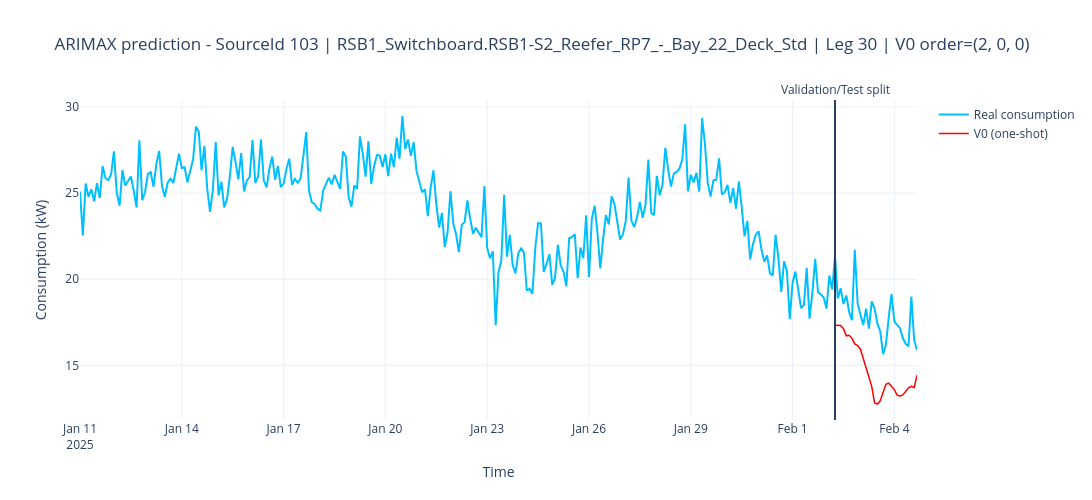
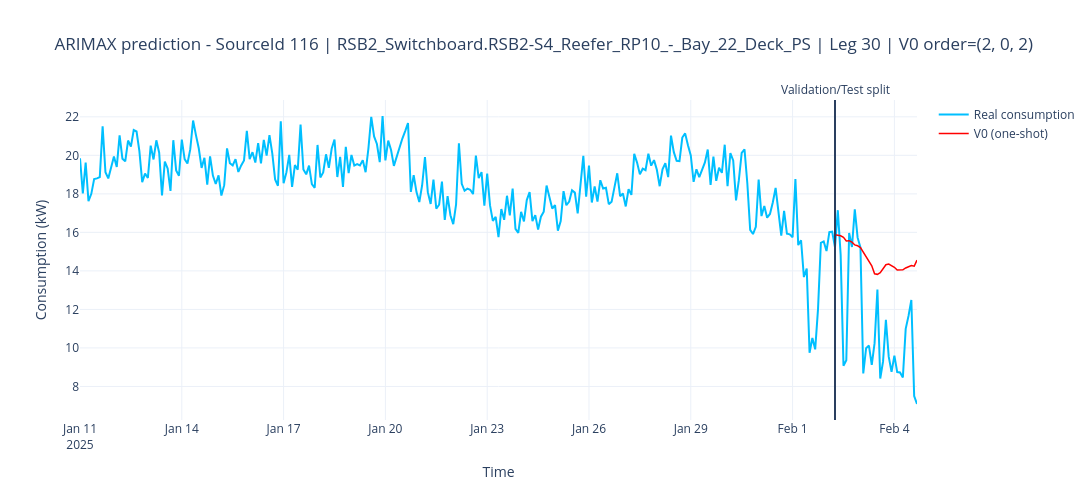
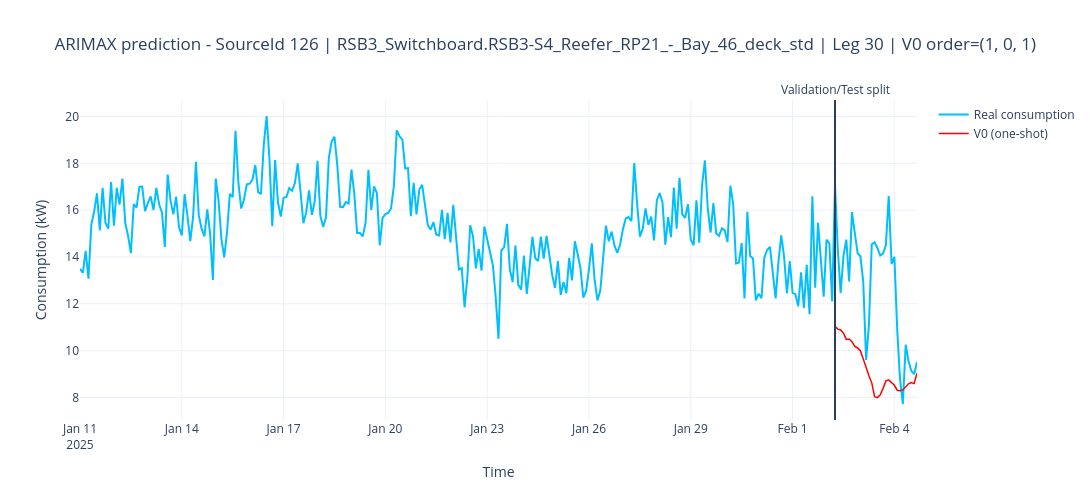
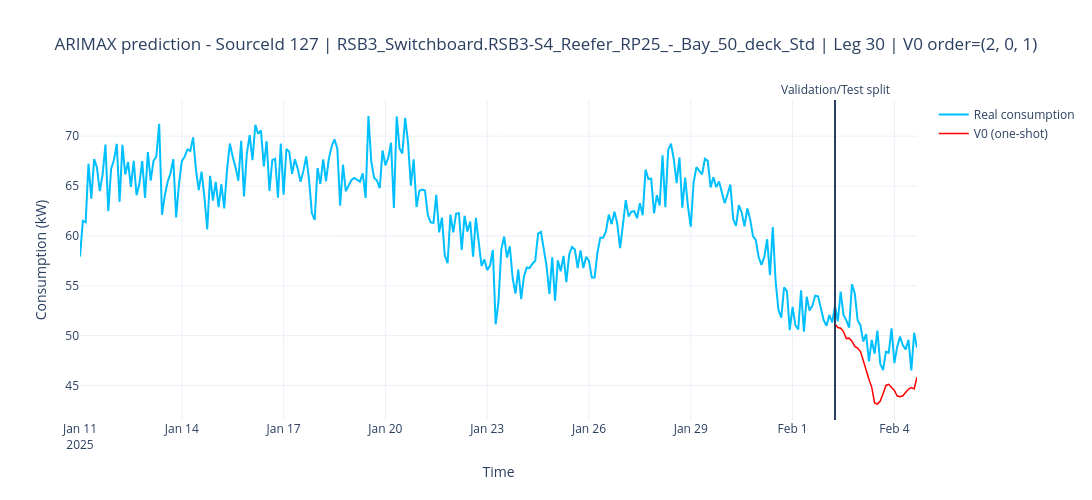

Notebook code for these charts, in order:
### Markdown cell above
### 4.2 One-shot prediction (V0)

Coefficients are frozen after training and the whole test period is predicted at once, without feeding back any real observation.

### Code cell
# ============================================================
# ARIMAX — V0 ONLY (Leg 30)
# ============================================================

leg_num = 30
df_leg_current = df_final_all[df_final_all["Leg"] == leg_num]

(_, _, _, _, _, _, _, _,
 df_predictions_test_v0, _, _, _, _, _, _) = grid_search_arimax_order(
    df_leg_current,
    p_values=[0, 1, 2], d_values=[0], q_values=[0, 1, 2],
    freq="2h", criterion="RMSE_no_scaler",
    min_obs=30, target_agg="mean", verbose=False,
    versions_to_run=["V0"],
    split_mode="train_val_test", train_size=0.8, val_size=0.10,
    h_steps_v2=1,
)

# ---------------- RMSE TABLE — all sources, V0 ----------------
df_rmse_v0 = df_predictions_test_v0.drop_duplicates(subset=["SourceId"])[
    ["SourceId", "SourceName", "best_order_V0", "RMSE_test_V0"]
].reset_index(drop=True)

# --- mean real consumption over the test period, per source ---
df_conso_moy_test = (
    df_predictions_test_v0.groupby("SourceId")["y_true"]
    .mean()
    .rename("conso_moyenne_test_kW")
    .reset_index()
)

df_rmse_v0 = df_rmse_v0.merge(df_conso_moy_test, on="SourceId", how="left")

# --- relative RMSE, in % of the mean test consumption ---
df_rmse_v0["RMSE_relatif_%"] = (
    df_rmse_v0["RMSE_test_V0"] / df_rmse_v0["conso_moyenne_test_kW"] * 100
)

df_rmse_v0["RMSE_test_V0"] = df_rmse_v0["RMSE_test_V0"].round(2)
df_rmse_v0["conso_moyenne_test_kW"] = df_rmse_v0["conso_moyenne_test_kW"].round(2)
df_rmse_v0["RMSE_relatif_%"] = df_rmse_v0["RMSE_relatif_%"].round(1)

df_rmse_v0 = df_rmse_v0.rename(columns={"RMSE_test_V0": "RMSE_V0"})

print(f"\n=== RMSE TABLE — ARIMAX V0 — Leg {leg_num} ===")
print(df_rmse_v0.to_string(index=False))
print(f"\nMean RMSE V0 (all sources) : {df_rmse_v0['RMSE_V0'].mean():.2f}")
print(f"Mean relative RMSE (all sources) : {df_rmse_v0['RMSE_relatif_%'].mean():.1f}%")

# ---------------- FIGURES — real consumption vs V0 ----------------
plot_predictions(
    df_predictions_test=df_predictions_test_v0,
    df_full=df_leg_current,
    split_mode="train_val_test",
    freq="2h",
    target_agg="mean",
    y_pred_v0_col="y_pred_v0",
)

### Figure 1 — Plotly figure (JSON) as saved in the notebook; plotly's stock layout.template omitted (floating-point values rounded to 4 significant figures; data arrays with more than 128 entries replaced by an {"elided": "..."} marker saying what was removed)
{"data": [{"line": {"color": "deepskyblue"}, "mode": "lines", "name": "Real consumption", "type": "scatter", "x": {"elided": "297 str values"}, "y": {"elided": "297 float values"}}, {"line": {"color": "red", "width": 1.5}, "mode": "lines", "name": "V0 (one-shot)", "type": "scatter", "x": ["2025-02-02T06:00:00.000000000", "2025-02-02T08:00:00.000000000", "2025-02-02T10:00:00.000000000", "2025-02-02T12:00:00.000000000", "2025-02-02T14:00:00.000000000", "2025-02-02T16:00:00.000000000", "2025-02-02T18:00:00.000000000", "2025-02-02T20:00:00.000000000", "2025-02-02T22:00:00.000000000", "2025-02-03T00:00:00.000000000", "2025-02-03T02:00:00.000000000", "2025-02-03T04:00:00.000000000", "2025-02-03T06:00:00.000000000", "2025-02-03T08:00:00.000000000", "2025-02-03T10:00:00.000000000", "2025-02-03T12:00:00.000000000", "2025-02-03T14:00:00.000000000", "2025-02-03T16:00:00.000000000", "2025-02-03T18:00:00.000000000", "2025-02-03T20:00:00.000000000", "2025-02-03T22:00:00.000000000", "2025-02-04T00:00:00.000000000", "2025-02-04T02:00:00.000000000", "2025-02-04T04:00:00.000000000", "2025-02-04T06:00:00.000000000", "2025-02-04T08:00:00.000000000", "2025-02-04T10:00:00.000000000", "2025-02-04T12:00:00.000000000", "2025-02-04T14:00:00.000000000", "2025-02-04T16:00:00.000000000"], "y": [17.33, 17.3, 17.32, 17.14, 16.72, 16.75, 16.57, 16.25, 16.15, 15.94, 15.4, 14.76, 14.26, 13.77, 12.82, 12.76, 12.95, 13.39, 13.9, 13.97, 13.75, 13.6, 13.27, 13.23, 13.29, 13.52, 13.7, 13.79, 13.72, 14.43]}], "layout": {"annotations": [{"showarrow": false, "text": "Validation/Test split", "x": "2025-02-02T06:00:00", "xref": "x", "y": 1, "yanchor": "bottom", "yref": "paper"}], "height": 500, "hovermode": "x unified", "shapes": [{"type": "line", "x0": "2025-02-02T06:00:00", "x1": "2025-02-02T06:00:00", "xref": "x", "y0": 0, "y1": 1, "yref": "paper"}], "title": {"text": "ARIMAX prediction - SourceId 103 | RSB1_Switchboard.RSB1-S2_Reefer_RP7_-_Bay_22_Deck_Std | Leg 30 | V0 order=(2, 0, 0)"}, "width": 1100, "xaxis": {"title": {"text": "Time"}}, "yaxis": {"title": {"text": "Consumption (kW)"}}}}

### Figure 2 — Plotly figure (JSON) as saved in the notebook; plotly's stock layout.template omitted (floating-point values rounded to 4 significant figures; data arrays with more than 128 entries replaced by an {"elided": "..."} marker saying what was removed)
{"data": [{"line": {"color": "deepskyblue"}, "mode": "lines", "name": "Real consumption", "type": "scatter", "x": {"elided": "297 str values"}, "y": {"elided": "297 float values"}}, {"line": {"color": "red", "width": 1.5}, "mode": "lines", "name": "V0 (one-shot)", "type": "scatter", "x": ["2025-02-02T06:00:00.000000000", "2025-02-02T08:00:00.000000000", "2025-02-02T10:00:00.000000000", "2025-02-02T12:00:00.000000000", "2025-02-02T14:00:00.000000000", "2025-02-02T16:00:00.000000000", "2025-02-02T18:00:00.000000000", "2025-02-02T20:00:00.000000000", "2025-02-02T22:00:00.000000000", "2025-02-03T00:00:00.000000000", "2025-02-03T02:00:00.000000000", "2025-02-03T04:00:00.000000000", "2025-02-03T06:00:00.000000000", "2025-02-03T08:00:00.000000000", "2025-02-03T10:00:00.000000000", "2025-02-03T12:00:00.000000000", "2025-02-03T14:00:00.000000000", "2025-02-03T16:00:00.000000000", "2025-02-03T18:00:00.000000000", "2025-02-03T20:00:00.000000000", "2025-02-03T22:00:00.000000000", "2025-02-04T00:00:00.000000000", "2025-02-04T02:00:00.000000000", "2025-02-04T04:00:00.000000000", "2025-02-04T06:00:00.000000000", "2025-02-04T08:00:00.000000000", "2025-02-04T10:00:00.000000000", "2025-02-04T12:00:00.000000000", "2025-02-04T14:00:00.000000000", "2025-02-04T16:00:00.000000000"], "y": [15.87, 15.86, 15.82, 15.74, 15.55, 15.57, 15.49, 15.35, 15.3, 15.21, 14.98, 14.7, 14.48, 14.26, 13.85, 13.82, 13.9, 14.1, 14.32, 14.35, 14.26, 14.19, 14.04, 14.03, 14.05, 14.15, 14.24, 14.27, 14.24, 14.56]}], "layout": {"annotations": [{"showarrow": false, "text": "Validation/Test split", "x": "2025-02-02T06:00:00", "xref": "x", "y": 1, "yanchor": "bottom", "yref": "paper"}], "height": 500, "hovermode": "x unified", "shapes": [{"type": "line", "x0": "2025-02-02T06:00:00", "x1": "2025-02-02T06:00:00", "xref": "x", "y0": 0, "y1": 1, "yref": "paper"}], "title": {"text": "ARIMAX prediction - SourceId 116 | RSB2_Switchboard.RSB2-S4_Reefer_RP10_-_Bay_22_Deck_PS | Leg 30 | V0 order=(2, 0, 2)"}, "width": 1100, "xaxis": {"title": {"text": "Time"}}, "yaxis": {"title": {"text": "Consumption (kW)"}}}}

### Figure 3 — Plotly figure (JSON) as saved in the notebook; plotly's stock layout.template omitted (floating-point values rounded to 4 significant figures; data arrays with more than 128 entries replaced by an {"elided": "..."} marker saying what was removed)
{"data": [{"line": {"color": "deepskyblue"}, "mode": "lines", "name": "Real consumption", "type": "scatter", "x": {"elided": "297 str values"}, "y": {"elided": "297 float values"}}, {"line": {"color": "red", "width": 1.5}, "mode": "lines", "name": "V0 (one-shot)", "type": "scatter", "x": ["2025-02-02T06:00:00.000000000", "2025-02-02T08:00:00.000000000", "2025-02-02T10:00:00.000000000", "2025-02-02T12:00:00.000000000", "2025-02-02T14:00:00.000000000", "2025-02-02T16:00:00.000000000", "2025-02-02T18:00:00.000000000", "2025-02-02T20:00:00.000000000", "2025-02-02T22:00:00.000000000", "2025-02-03T00:00:00.000000000", "2025-02-03T02:00:00.000000000", "2025-02-03T04:00:00.000000000", "2025-02-03T06:00:00.000000000", "2025-02-03T08:00:00.000000000", "2025-02-03T10:00:00.000000000", "2025-02-03T12:00:00.000000000", "2025-02-03T14:00:00.000000000", "2025-02-03T16:00:00.000000000", "2025-02-03T18:00:00.000000000", "2025-02-03T20:00:00.000000000", "2025-02-03T22:00:00.000000000", "2025-02-04T00:00:00.000000000", "2025-02-04T02:00:00.000000000", "2025-02-04T04:00:00.000000000", "2025-02-04T06:00:00.000000000", "2025-02-04T08:00:00.000000000", "2025-02-04T10:00:00.000000000", "2025-02-04T12:00:00.000000000", "2025-02-04T14:00:00.000000000", "2025-02-04T16:00:00.000000000"], "y": [11.04, 10.92, 10.88, 10.75, 10.48, 10.49, 10.38, 10.17, 10.11, 9.982, 9.643, 9.24, 8.928, 8.621, 8.029, 7.99, 8.107, 8.384, 8.703, 8.747, 8.609, 8.515, 8.305, 8.285, 8.318, 8.461, 8.579, 8.633, 8.589, 9.034]}], "layout": {"annotations": [{"showarrow": false, "text": "Validation/Test split", "x": "2025-02-02T06:00:00", "xref": "x", "y": 1, "yanchor": "bottom", "yref": "paper"}], "height": 500, "hovermode": "x unified", "shapes": [{"type": "line", "x0": "2025-02-02T06:00:00", "x1": "2025-02-02T06:00:00", "xref": "x", "y0": 0, "y1": 1, "yref": "paper"}], "title": {"text": "ARIMAX prediction - SourceId 126 | RSB3_Switchboard.RSB3-S4_Reefer_RP21_-_Bay_46_deck_std | Leg 30 | V0 order=(1, 0, 1)"}, "width": 1100, "xaxis": {"title": {"text": "Time"}}, "yaxis": {"title": {"text": "Consumption (kW)"}}}}

### Figure 4 — Plotly figure (JSON) as saved in the notebook; plotly's stock layout.template omitted (floating-point values rounded to 4 significant figures; data arrays with more than 128 entries replaced by an {"elided": "..."} marker saying what was removed)
{"data": [{"line": {"color": "deepskyblue"}, "mode": "lines", "name": "Real consumption", "type": "scatter", "x": {"elided": "297 str values"}, "y": {"elided": "297 float values"}}, {"line": {"color": "red", "width": 1.5}, "mode": "lines", "name": "V0 (one-shot)", "type": "scatter", "x": ["2025-02-02T06:00:00.000000000", "2025-02-02T08:00:00.000000000", "2025-02-02T10:00:00.000000000", "2025-02-02T12:00:00.000000000", "2025-02-02T14:00:00.000000000", "2025-02-02T16:00:00.000000000", "2025-02-02T18:00:00.000000000", "2025-02-02T20:00:00.000000000", "2025-02-02T22:00:00.000000000", "2025-02-03T00:00:00.000000000", "2025-02-03T02:00:00.000000000", "2025-02-03T04:00:00.000000000", "2025-02-03T06:00:00.000000000", "2025-02-03T08:00:00.000000000", "2025-02-03T10:00:00.000000000", "2025-02-03T12:00:00.000000000", "2025-02-03T14:00:00.000000000", "2025-02-03T16:00:00.000000000", "2025-02-03T18:00:00.000000000", "2025-02-03T20:00:00.000000000", "2025-02-03T22:00:00.000000000", "2025-02-04T00:00:00.000000000", "2025-02-04T02:00:00.000000000", "2025-02-04T04:00:00.000000000", "2025-02-04T06:00:00.000000000", "2025-02-04T08:00:00.000000000", "2025-02-04T10:00:00.000000000", "2025-02-04T12:00:00.000000000", "2025-02-04T14:00:00.000000000", "2025-02-04T16:00:00.000000000"], "y": [51.15, 50.8, 50.73, 50.4, 49.7, 49.74, 49.44, 48.91, 48.74, 48.4, 47.5, 46.44, 45.62, 44.8, 43.24, 43.14, 43.44, 44.16, 45.0, 45.11, 44.74, 44.49, 43.93, 43.88, 43.96, 44.33, 44.64, 44.78, 44.66, 45.82]}], "layout": {"annotations": [{"showarrow": false, "text": "Validation/Test split", "x": "2025-02-02T06:00:00", "xref": "x", "y": 1, "yanchor": "bottom", "yref": "paper"}], "height": 500, "hovermode": "x unified", "shapes": [{"type": "line", "x0": "2025-02-02T06:00:00", "x1": "2025-02-02T06:00:00", "xref": "x", "y0": 0, "y1": 1, "yref": "paper"}], "title": {"text": "ARIMAX prediction - SourceId 127 | RSB3_Switchboard.RSB3-S4_Reefer_RP25_-_Bay_50_deck_Std | Leg 30 | V0 order=(2, 0, 1)"}, "width": 1100, "xaxis": {"title": {"text": "Time"}}, "yaxis": {"title": {"text": "Consumption (kW)"}}}}
